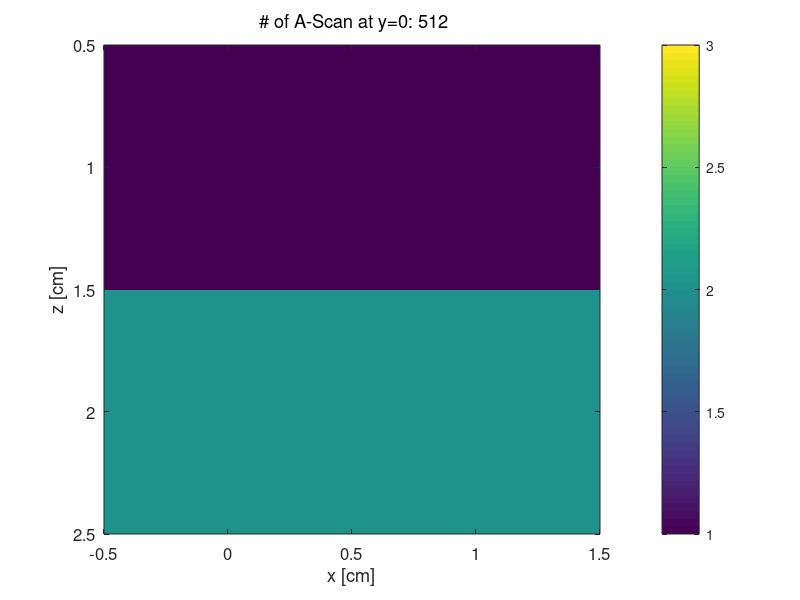

Write the MATLAB code that produced this figure. (Note: this script raises an error after producing the figure.)
% RMT
% Description: This creates the tissue and simualtor parameters
%% Simulation Parameters


clear
format compact
clc
home

%%% USER CHOICES %%%%%%%% <-------- You must set these parameters ------
SAVEON      = 1;        % 1 = save myname_T.bin, myname_H.mci 
                        % 0 = don't save. Just check the program.

% Set Monte-Carlo environment size and time of simulation
cd('C:\Users\raphi\Documents\Doctorat\Uday simulation\data') % RMT files location
myname      = 'tissue';% Name of the saved file
time_min    = 1;      	% Time of the simulation if the number of photon is not specified.
Nphotons    = 1e7;      % Number of photons used in the simulation. Overwrites the time of simulation
Nbins       = 2;    	% # of bins in each dimension of cube Nbins     
binsize     = 1; 	    % size of each bin, eg. [mm] 

% Bias scattering parameters
a_coef      = 0.9;      % Biasing coefficient of the importance sampling
p           = 0.5;      % Probability of additional bias scattering.

% Detector parameters. The detector correspond to the beam at the exit of
% the imaging lens.
N_det       = 800;      % Number of detector in the simulation. They are positioned on a line Span_det long equaly spaced. It corresponds to the number of Alines in a Bscan.
span_det    = 1;        % Number of 
cos_accept  = 0.99619;  % Cosine of the accepted angle of photon being detected Bugged. Need to be added in the .c
det_radius  = 0.001;    % Radius of the detector [cm] at the detector (warning, in the case of OCT, this would be the beam radius at the imaging lens) Need to be added in the .c


% Set Monte Carlo launch flags
mcflag      = 1;     	% launch: 0 = uniform beam, 1 = Gaussian
launchflag  = 0;        % 0 = let mcxyz.c calculate launch trajectory
                        % 1 = manually set launch vector.
boundaryflag = 2;       % 0 = no boundaries, 1 = escape at boundaries
                        % 2 = escape at surface only. No x, y, bottom z
                        % boundaries

% Sets position of source
xs          = 0;      	% x of source
ys          = 0;        % y of source
zs          = 0.0001;  	% z of source zs  Must be inside the simulation

% Set position of focus, so mcxyz can calculate launch trajectory
xfocus      = 0;        % set x,position of focus
yfocus      = 0;        % set y,position of focus
zfocus      = inf;    	% set z,position of focus (=inf for collimated beam)

% only used if mcflag == 0 or 1 or 3 (not 2=isotropic pt.)
radius      = 0.0100;   % 1/e radius of beam at tissue surface
waist       = 2.08e-3;  % 1/e2 radius of beam at focus

% only used if launchflag == 1 (manually set launch trajectory):
ux0         = 0;      % trajectory projected onto x axis
uy0         = 0;      % trajectory projected onto y axis
uz0         = sqrt(1 - ux0^2 - uy0^2); % such that ux^2 + uy^2 + uz^2 = 1

%% Prepare Monte Carlo 


Nx = Nbins;
Ny = Nbins;
Nz = Nbins;
dx = binsize;
dy = binsize;
dz = binsize;
x  = ([1:Nx]'-Nx/2)*dx;
y  = ([1:Ny]'-Ny/2)*dy;
z  = [1:Nz]'*dz;
zmin = min(z);
zmax = max(z);
xmin = min(x);
xmax = max(x);

if isinf(zfocus), zfocus = 1e12; end

zsurf = 0.000; %position of air/skin surface

%% Create tissue

Nt = 3;

%Optical properties, absorption, dispersion and anisotropy. [mm]
muav(1)  = 0.0001;
musv(1)  = 0.0001;
gv(1)    = 0.99;
nr(1)    = 1.3;
muav(2)  = 0.0577;
musv(2)  = 0.2965;
gv(2)    = 0.5;
nr(2)    = 1.3;
muav(3)  = 1;
musv(3)  = 200;
gv(3)   = 0.8;
nr(3)    = 1.3;

% Adding reflection chances
mr(1) = 0;
mr(2) = 0;
mr(3) = 0;

% Creating the tissue shape
T = double ( zeros (Ny ,Nx ,Nz));

%Assigning the tissue type
T(:) = 2;
T(:,:,1) = 1;

 
%% WRITE FILES
if SAVEON
    
    % convert T to linear array of integer values, v(i)i = 0;
    v = uint8(reshape(T,Ny*Nx*Nz,1));
    % Write myname_H.mci file
    %   which contains the Monte Carlo simulation parameters
    %   and specifies the tissue optical properties for each tissue type.
    commandwindow
    disp(sprintf('--------create %s --------',myname))
    filename = sprintf('%s_H.mci',myname);
    fid = fopen(filename,'w');
        % run parameters
        %fprintf(fid,'%0.0f\n',time_min);
        fprintf(fid,'%0.0f\n',Nphotons);
        fprintf(fid,'%0.4f\n',a_coef);
        fprintf(fid,'%0.4f\n',p);
        fprintf(fid,'%0.0f\n',N_det);
        fprintf(fid,'%d\n'   ,Nx);
        fprintf(fid,'%d\n'   ,Ny);
        fprintf(fid,'%d\n'   ,Nz);
        fprintf(fid,'%0.6f\n',dx);
        fprintf(fid,'%0.6f\n',dy);
        fprintf(fid,'%0.6f\n',dz);
        % launch parameters
        fprintf(fid,'%d\n'   ,mcflag);
        fprintf(fid,'%d\n'   ,launchflag);
        fprintf(fid,'%d\n'   ,boundaryflag);
        fprintf(fid,'%0.4f\n',xs);
        fprintf(fid,'%0.4f\n',ys);
        fprintf(fid,'%0.4f\n',zs);
        fprintf(fid,'%0.4f\n',xfocus);
        fprintf(fid,'%0.4f\n',yfocus);
        fprintf(fid,'%0.4f\n',zfocus);
        fprintf(fid,'%0.4f\n',ux0); % if manually setting ux,uy,uz
        fprintf(fid,'%0.4f\n',uy0);
        fprintf(fid,'%0.4f\n',uz0);
        fprintf(fid,'%0.4f\n',radius);
        fprintf(fid,'%0.4f\n',waist);
        fprintf(fid,'%0.4f\n',zsurf)
        % tissue optical properties
        fprintf(fid,'%d\n',Nt);
        for i=1:Nt
            fprintf(fid,'%0.4f\n',muav(i));
            fprintf(fid,'%0.4f\n',musv(i));
            fprintf(fid,'%0.4f\n',gv(i));
            fprintf(fid,'%0.4f\n',nr(i));
            fprintf(fid,'%0.4f\n',mr(i));
        end
    fclose(fid);

    % write myname_T.bin file
    filename = sprintf('%s_T.bin',myname);
    disp(['create ' filename])
    fid = fopen(filename,'wb');
    fwrite(fid,v,'uint8');
    fclose(fid);

    
end % SAVEON


%% Look at structure of Tzx at iy=Ny/2
Txzy = shiftdim(T,1);   % Tyxz --> Txzy
Tzx  = Txzy(:,:,round(Ny/2))'; % Tzx

figure(2); clf
sz = 12;  fz = 10; 
imagesc(x,z,Tzx,[1 Nt])
hold on
set(gca,'fontsize',sz)
xlabel('x [cm]')
ylabel('z [cm]')
title('\rm # of A-Scan at y=0: 512')
colorbar
cmap = makecmap(Nt);
colormap(cmap)
set(colorbar,'fontsize',1)
% label colorbar
zdiff = zmax-zmin;

disp('done')

